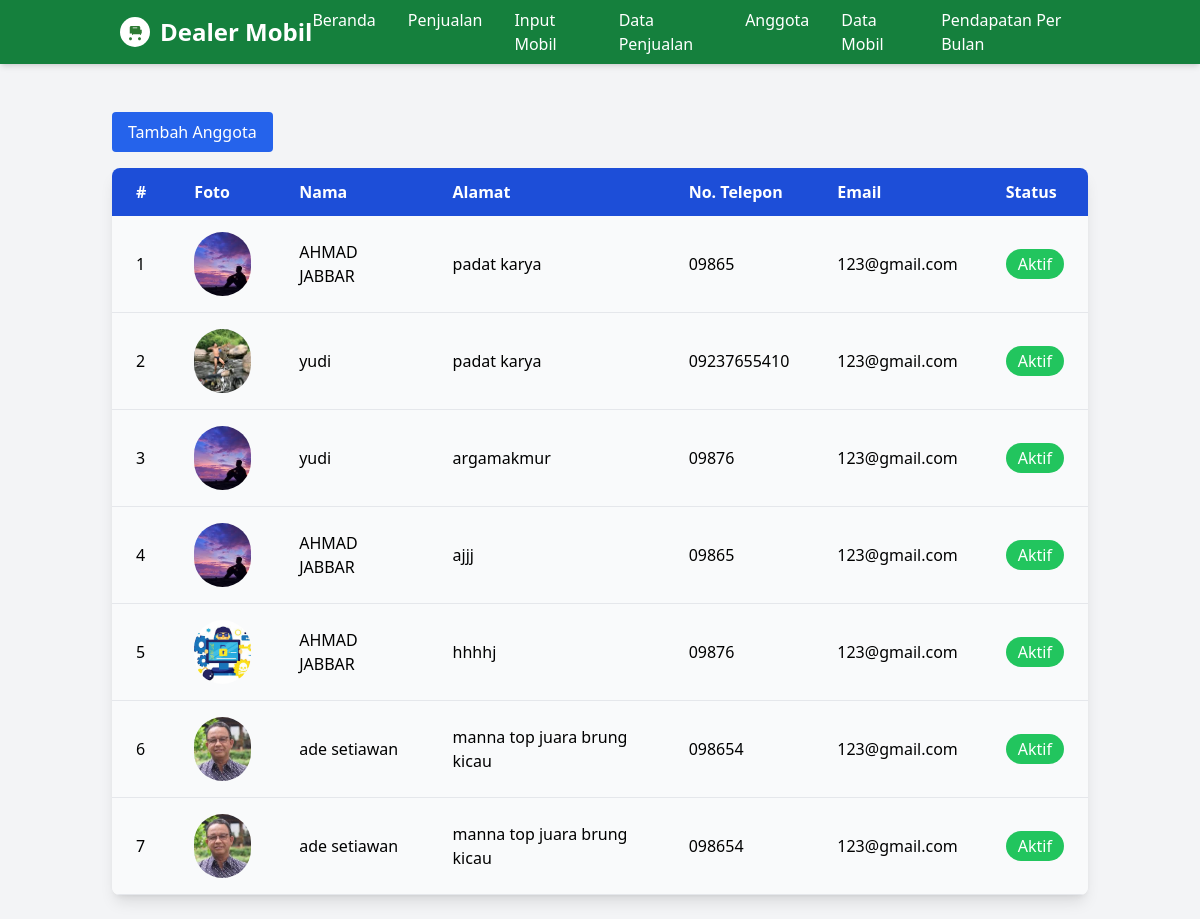
The app's page /index.php/anggota.php with its own data.
### tables this page shows
CREATE TABLE `anggota` (
  `id_anggota` int(11) NOT NULL,
  `nama` varchar(100) NOT NULL,
  `alamat` text NOT NULL,
  `no_telepon` varchar(15) NOT NULL,
  `email` varchar(100) DEFAULT NULL,
  `password` varchar(255) NOT NULL,
  `foto` varchar(255) DEFAULT NULL,
  `tanggal_daftar` date DEFAULT curdate(),
  `status` enum('Aktif','Tidak Aktif') DEFAULT 'Aktif'
);

### index.php/anggota.php (the view, shortened to what this page needs)
<!DOCTYPE html>
<?php
include 'header.php';
?>
<html lang="id">
<head>
    <script src="https://cdn.tailwindcss.com"></script>
</head>
<body class="bg-gray-100 font-sans min-h-screen">
    <div class="container mx-auto p-6">
        <div class="flex justify-between items-center mb-4">
    <a href="input_anggota.php"
       class="bg-blue-600 text-white px-4 py-2 rounded hover:bg-blue-500 transition">
       Tambah Anggota
    </a>
</div>
        <div class="overflow-x-auto bg-white shadow-lg rounded-lg">
            <table class="min-w-full table-auto text-left">
                <thead class="bg-blue-700 text-white">
                    <tr>
                        <th class="px-6 py-3">#</th>
                        <th class="px-6 py-3">Foto</th>
                        <th class="px-6 py-3">Nama</th>
                        <th class="px-6 py-3">Alamat</th>
                        <th class="px-6 py-3">No. Telepon</th>
                        <th class="px-6 py-3">Email</th>
                        <th class="px-6 py-3">Status</th>
                    </tr>
                </thead>
                <tbody>
                    <?php
                    $query = "SELECT * FROM anggota";
                    $result = $conn->query($query);
                    if ($result->num_rows > 0):
                        $counter = 1;
                        while ($row = $result->fetch_assoc()):
                    ?>
                    <tr class="bg-gray-50 hover:bg-gray-100 border-b">
                        <td class="px-6 py-4"><?php echo $counter++; ?></td>
                        <td class="px-6 py-4">
                            <img src="uploads/<?php echo $row['foto']; ?>" alt="Foto Anggota" class="h-16 w-16 object-cover rounded-full">
                        </td>
                        <td class="px-6 py-4"><?php echo htmlspecialchars($row['nama']); ?></td>
                        <td class="px-6 py-4"><?php echo htmlspecialchars($row['alamat']); ?></td>
                        <td class="px-6 py-4"><?php echo htmlspecialchars($row['no_telepon']); ?></td>
                        <td class="px-6 py-4"><?php echo htmlspecialchars($row['email']); ?></td>
                        <td class="px-6 py-4">
                            <span class="px-3 py-1 rounded-full text-white <?php echo $row['status'] === 'Aktif' ? 'bg-green-500' : 'bg-red-500'; ?>">
                                <?php echo htmlspecialchars($row['status']); ?>
                            </span>
                        </td>
                    </tr>
                    <?php endwhile; else: ?>
                    <tr>
                        <td colspan="7" class="text-center py-6 text-gray-500">Tidak ada anggota yang ditemukan.</td>
                    </tr>
                    <?php endif; ?>
                </tbody>
            </table>
        </div>
    </div>
</body>
</html>

### index.php/header.php (shortened to what this page needs)
<!DOCTYPE html>
<html lang="id">
<head>
    <script src="https://cdn.tailwindcss.com"></script>
</head>
<body class="bg-gray-100 font-sans">
    <nav class="bg-green-700 text-white shadow-md">
        <div class="container mx-auto px-4 sm:px-6 lg:px-8">
            <div class="flex justify-between items-center h-16">
                <div class="flex-shrink-0 logo-container">
                    <div class="logo-icon">
                        <svg xmlns="http://www.w3.org/2000/svg" viewBox="0 0 24 24">
                            <path d="M6 19c-1.1 0-1.99.9-1.99 2S4.9 23 6 23s2-.9 2-2-.9-2-2-2zm12 0c-1.1 0-1.99.9-1.99 2S16.9 23 18 23s2-.9 2-2-.9-2-2-2zM5 9V6c0-1.1.9-2 2-2h10c1.1 0 2 .9 2 2v3h2v5h-1v2h-1v-1h-10v1h-1v-2H5V9h2zm4-2h6V6H9v1z"/>
                        </svg>
                    </div>
                    <span>Dealer Mobil</span>
                </div>
                <div class="hidden md:flex space-x-8">
                    <a href="tabel_penjualan.php" class="hover:text-green-300 transition duration-200">Beranda</a>
                    <a href="input_penjualan.php" class="hover:text-green-300 transition duration-200">Penjualan</a>
                    <a href="halaman_input.php" class="hover:text-green-300 transition duration-200">Input Mobil</a>
                    <a href="index.php" class="hover:text-green-300 transition duration-200">Data Penjualan</a>
                    <a href="anggota.php" class="hover:text-green-300 transition duration-200">Anggota</a>
                    <a href="data_mobil.php" class="hover:text-green-300 transition duration-200">Data Mobil</a>
                    <a href="pendapatan_perbulan.php" class="hover:text-green-300 transition duration-200">Pendapatan Per Bulan</a>
                </div>
            </div>
        </div>
    </nav>
</body>
</html>

### index.php/header.php (style rules this page uses)
.logo-container { display: flex; align-items: center; font-size: 1.5rem; font-weight: bold; color: #ffffff; }
.logo-icon { width: 30px; height: 30px; background-color: #fff; border-radius: 50%; margin-right: 10px; display: flex; justify-content: center; align-items: center; }
.logo-icon svg { width: 18px; height: 18px; fill: #2c7a32; }

### records on screen
anggota: foto (picture), nama "AHMAD JABBAR", alamat "padat karya", no_telepon "09865", email "123@gmail.com", status "Aktif"
anggota: foto (picture), nama "yudi", alamat "padat karya", no_telepon "09237655410", email "123@gmail.com", status "Aktif"
anggota: foto (picture), nama "yudi", alamat "argamakmur", no_telepon "09876", email "123@gmail.com", status "Aktif"
anggota: foto (picture), nama "AHMAD JABBAR", alamat "ajjj", no_telepon "09865", email "123@gmail.com", status "Aktif"
anggota: foto (picture), nama "AHMAD JABBAR", alamat "hhhhj", no_telepon "09876", email "123@gmail.com", status "Aktif"
anggota: foto (picture), nama "ade setiawan", alamat "manna top juara brung kicau", no_telepon "098654", email "123@gmail.com", status "Aktif"
anggota: foto (picture), nama "ade setiawan", alamat "manna top juara brung kicau", no_telepon "098654", email "123@gmail.com", status "Aktif"
